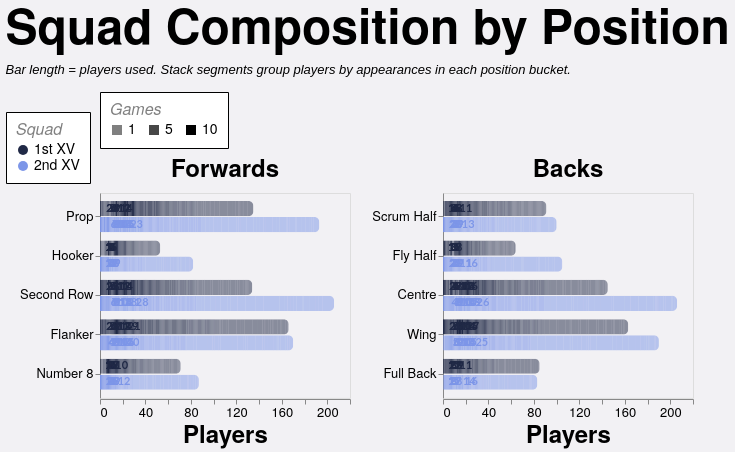

Write the Vega-Lite specification saved for this chart.
### Vega-Lite specification from a JSON file in a GitHub repository (floating-point values rounded to 4 significant figures; data arrays with more than 128 entries replaced by an {"elided": "..."} marker saying what was removed)
{"config": {"axis": {"labelFont": "PT Sans Narrow, Helvetica Neue, Helvetica, Arial, sans-serif", "titleFont": "PT Sans Narrow, Helvetica Neue, Helvetica, Arial, sans-serif", "labelFontSize": 13, "titleFontSize": 24, "gridColor": "#202947", "gridOpacity": 0.2, "zindex": 1}, "text": {"font": "Lato, sans-serif"}, "bar": {"cornerRadiusEnd": 5}, "header": {"labelFont": "PT Sans Narrow, Helvetica Neue, Helvetica, Arial, sans-serif", "titleFont": "PT Sans Narrow, Helvetica Neue, Helvetica, Arial, sans-serif", "labelFontSize": 24, "titleFontSize": 28, "labelFontWeight": "bold", "orient": "left"}, "legend": {"labelFont": "PT Sans Narrow, Helvetica Neue, Helvetica, Arial, sans-serif", "titleFont": "PT Sans Narrow, Helvetica Neue, Helvetica, Arial, sans-serif", "labelFontSize": 14, "titleFontSize": 16, "titlePadding": 5, "fillColor": "white", "strokeColor": "black", "padding": 10, "titleFontWeight": "lighter", "titleFontStyle": "italic", "titleColor": "gray", "offset": 10}, "title": {"font": "PT Sans Narrow, Helvetica Neue, Helvetica, Arial, sans-serif", "fontSize": 48, "fontWeight": "bold", "anchor": "start", "align": "center", "titlePadding": 20, "subtitlePadding": 10, "subtitleFontSize": 13, "subtitleColor": "", "subtitleFontStyle": "italic", "offset": 15, "color": "black"}, "axisX": {"labelAngle": 0}, "facet": {"title": null, "header": null, "align": {"row": "each", "column": "each"}}, "resolve": {"scale": {"y": "independent", "facet": "independent"}}, "background": "#f2f1f4", "scale": {"offsetBandPaddingOuter": 0.2, "offsetBandPaddingInner": 0.1}}, "data": {"name": "data-5d4de6c9f5d93f53b097bff6c122d5c9"}, "facet": {"column": {"field": "unit", "sort": ["Forwards", "Backs"], "title": null, "type": "nominal"}}, "spec": {"layer": [{"mark": {"type": "bar"}, "encoding": {"color": {"field": "squad", "legend": {"labelExpr": "datum.value + ' XV'", "orient": "bottom-right", "title": "Squad"}, "scale": {"domain": ["1st", "2nd"], "range": ["#202946", "#7d96e8"]}, "type": "nominal"}, "detail": {"field": "games", "type": "quantitative"}, "opacity": {"field": "games", "legend": {"orient": "top", "title": "Games", "titleOrient": "top", "values": [1, 5, 10]}, "scale": {"domain": [1, 10], "range": [0.5, 1]}, "type": "quantitative"}, "order": {"field": "games", "sort": "descending", "type": "quantitative"}, "tooltip": [{"field": "season", "title": "Season", "type": "nominal"}, {"field": "squad", "title": "Squad", "type": "nominal"}, {"field": "unit", "title": "Unit", "type": "nominal"}, {"field": "position", "title": "Position", "type": "nominal"}, {"field": "players", "title": "Players", "type": "quantitative"}, {"field": "games", "title": "Appearances per player", "type": "quantitative"}], "x": {"axis": {"grid": false, "tickMinStep": 1}, "field": "players", "stack": "zero", "title": "Players", "type": "quantitative"}, "y": {"field": "position", "sort": {"field": "position_order", "op": "min", "order": "ascending"}, "title": null, "type": "nominal"}, "yOffset": {"field": "squad", "scale": {"paddingInner": 0.05, "paddingOuter": 0.01}, "sort": ["1st", "2nd"], "type": "nominal"}}}, {"mark": {"type": "text", "align": "left", "baseline": "middle", "dx": 4, "fontSize": 11, "fontWeight": "bold"}, "encoding": {"color": {"field": "squad", "legend": {"labelExpr": "datum.value + ' XV'", "orient": "bottom-right", "title": "Squad"}, "scale": {"domain": ["1st", "2nd"], "range": ["#202946", "#7d96e8"]}, "type": "nominal"}, "text": {"field": "total_players", "format": ".0f", "type": "quantitative"}, "tooltip": [{"field": "season", "title": "Season", "type": "nominal"}, {"field": "countModeLabel", "title": "Position Count Mode", "type": "nominal"}, {"field": "squad", "title": "Squad", "type": "nominal"}, {"field": "unit", "title": "Unit", "type": "nominal"}, {"field": "position", "title": "Position", "type": "nominal"}, {"field": "total_players", "title": "Total Players", "type": "quantitative"}], "x": {"axis": {"grid": false, "tickMinStep": 1}, "field": "total_players", "type": "quantitative"}, "y": {"field": "position", "sort": {"field": "position_order", "op": "min", "order": "ascending"}, "title": null, "type": "nominal"}, "yOffset": {"field": "squad", "scale": {"paddingInner": 0.05, "paddingOuter": 0.01}, "sort": ["1st", "2nd"], "type": "nominal"}}, "transform": [{"aggregate": [{"op": "sum", "field": "players", "as": "total_players"}], "groupby": ["season", "countMode", "countModeLabel", "squad", "unit", "position", "position_order"]}]}], "height": {"step": 16}, "width": 250}, "resolve": {"scale": {"x": "shared", "y": "independent"}}, "spacing": 20, "title": {"text": "Squad Composition by Position", "subtitle": ["Bar length = players used. Stack segments group players by appearances in each position bucket."]}, "$schema": "https://vega.github.io/schema/vega-lite/v5.20.1.json", "datasets": {"data-5d4de6c9f5d93f53b097bff6c122d5c9": {"elided": "1517 records"}}}
